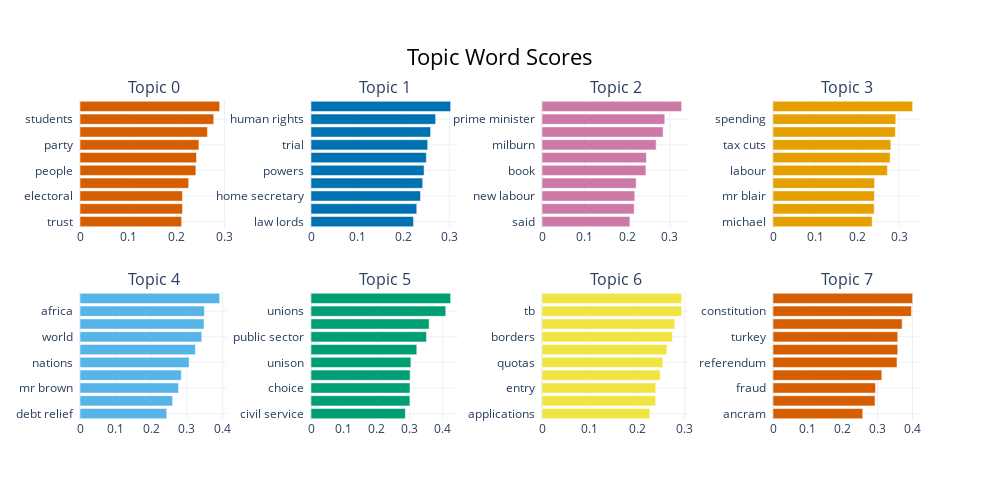

The code cell stored with this chart in its notebook:
### Code cell
# Visualise the topics and their keywords
topic_model.visualize_barchart(n_words=10)

### Figure 1 — Plotly figure (JSON) as saved in the notebook; plotly's stock layout.template omitted (floating-point values rounded to 4 significant figures)
{"data": [{"marker": {"color": "#D55E00"}, "orientation": "h", "type": "bar", "x": [0.211, 0.2127, 0.2127, 0.2256, 0.2405, 0.2418, 0.2468, 0.2644, 0.2776, 0.2899], "xaxis": "x", "y": ["trust  ", "young  ", "electoral  ", "tax  ", "people  ", "lib dems  ", "party  ", "education  ", "students  ", "kennedy  "], "yaxis": "y"}, {"marker": {"color": "#0072B2"}, "orientation": "h", "type": "bar", "x": [0.2222, 0.2293, 0.2374, 0.2421, 0.2452, 0.25, 0.253, 0.2593, 0.2702, 0.3027], "xaxis": "x2", "y": ["law lords  ", "prison  ", "home secretary  ", "said  ", "powers  ", "terror  ", "trial  ", "suspects  ", "human rights  ", "police  "], "yaxis": "y2"}, {"marker": {"color": "#CC79A7"}, "orientation": "h", "type": "bar", "x": [0.2063, 0.2163, 0.2178, 0.2209, 0.244, 0.245, 0.2679, 0.2843, 0.2882, 0.3278], "xaxis": "x3", "y": ["said  ", "peston  ", "new labour  ", "tony  ", "book  ", "chancellor  ", "milburn  ", "election  ", "prime minister  ", "mr blair  "], "yaxis": "y3"}, {"marker": {"color": "#E69F00"}, "orientation": "h", "type": "bar", "x": [0.2362, 0.2409, 0.2413, 0.2418, 0.2723, 0.2787, 0.2806, 0.2914, 0.2922, 0.3325], "xaxis": "x4", "y": ["michael  ", "fox  ", "mr blair  ", "public services  ", "labour  ", "election  ", "tax cuts  ", "party  ", "spending  ", "tory  "], "yaxis": "y4"}, {"marker": {"color": "#56B4E9"}, "orientation": "h", "type": "bar", "x": [0.2432, 0.2598, 0.2764, 0.284, 0.306, 0.3236, 0.3417, 0.3479, 0.349, 0.3917], "xaxis": "x5", "y": ["debt relief  ", "hiv aids  ", "mr brown  ", "tsunami  ", "nations  ", "poverty  ", "world  ", "g8  ", "africa  ", "aid  "], "yaxis": "y5"}, {"marker": {"color": "#009E73"}, "orientation": "h", "type": "bar", "x": [0.2866, 0.3004, 0.3007, 0.3009, 0.3034, 0.3214, 0.3508, 0.3588, 0.4093, 0.4242], "xaxis": "x6", "y": ["civil service  ", "jobs  ", "choice  ", "amicus  ", "unison  ", "strike  ", "public sector  ", "pensions  ", "unions  ", "workers  "], "yaxis": "y6"}, {"marker": {"color": "#F0E442"}, "orientation": "h", "type": "bar", "x": [0.2266, 0.2388, 0.2389, 0.2483, 0.2539, 0.2624, 0.2743, 0.279, 0.2932, 0.2934], "xaxis": "x7", "y": ["applications  ", "migration  ", "entry  ", "children  ", "quotas  ", "mr howard  ", "borders  ", "asylum seekers  ", "tb  ", "uk  "], "yaxis": "y7"}, {"marker": {"color": "#D55E00"}, "orientation": "h", "type": "bar", "x": [0.2572, 0.2924, 0.2938, 0.3118, 0.3554, 0.3575, 0.3575, 0.3701, 0.3967, 0.4003], "xaxis": "x8", "y": ["ancram  ", "foreign secretary  ", "fraud  ", "arms  ", "referendum  ", "embargo  ", "turkey  ", "china  ", "constitution  ", "straw  "], "yaxis": "y8"}], "layout": {"annotations": [{"font": {"size": 16}, "showarrow": false, "text": "Topic 0", "x": 0.0875, "xanchor": "center", "xref": "paper", "y": 1, "yanchor": "bottom", "yref": "paper"}, {"font": {"size": 16}, "showarrow": false, "text": "Topic 1", "x": 0.3625, "xanchor": "center", "xref": "paper", "y": 1, "yanchor": "bottom", "yref": "paper"}, {"font": {"size": 16}, "showarrow": false, "text": "Topic 2", "x": 0.6375, "xanchor": "center", "xref": "paper", "y": 1, "yanchor": "bottom", "yref": "paper"}, {"font": {"size": 16}, "showarrow": false, "text": "Topic 3", "x": 0.9125, "xanchor": "center", "xref": "paper", "y": 1, "yanchor": "bottom", "yref": "paper"}, {"font": {"size": 16}, "showarrow": false, "text": "Topic 4", "x": 0.0875, "xanchor": "center", "xref": "paper", "y": 0.4, "yanchor": "bottom", "yref": "paper"}, {"font": {"size": 16}, "showarrow": false, "text": "Topic 5", "x": 0.3625, "xanchor": "center", "xref": "paper", "y": 0.4, "yanchor": "bottom", "yref": "paper"}, {"font": {"size": 16}, "showarrow": false, "text": "Topic 6", "x": 0.6375, "xanchor": "center", "xref": "paper", "y": 0.4, "yanchor": "bottom", "yref": "paper"}, {"font": {"size": 16}, "showarrow": false, "text": "Topic 7", "x": 0.9125, "xanchor": "center", "xref": "paper", "y": 0.4, "yanchor": "bottom", "yref": "paper"}], "height": 500, "hoverlabel": {"bgcolor": "white", "font": {"family": "Rockwell", "size": 16}}, "showlegend": false, "title": {"font": {"color": "Black", "size": 22}, "text": "Topic Word Scores", "x": 0.5, "xanchor": "center", "yanchor": "top"}, "width": 1000, "xaxis": {"anchor": "y", "domain": [0, 0.175], "showgrid": true}, "xaxis2": {"anchor": "y2", "domain": [0.275, 0.45], "showgrid": true}, "xaxis3": {"anchor": "y3", "domain": [0.55, 0.725], "showgrid": true}, "xaxis4": {"anchor": "y4", "domain": [0.825, 1], "showgrid": true}, "xaxis5": {"anchor": "y5", "domain": [0, 0.175], "showgrid": true}, "xaxis6": {"anchor": "y6", "domain": [0.275, 0.45], "showgrid": true}, "xaxis7": {"anchor": "y7", "domain": [0.55, 0.725], "showgrid": true}, "xaxis8": {"anchor": "y8", "domain": [0.825, 1], "showgrid": true}, "yaxis": {"anchor": "x", "domain": [0.6, 1], "showgrid": true}, "yaxis2": {"anchor": "x2", "domain": [0.6, 1], "showgrid": true}, "yaxis3": {"anchor": "x3", "domain": [0.6, 1], "showgrid": true}, "yaxis4": {"anchor": "x4", "domain": [0.6, 1], "showgrid": true}, "yaxis5": {"anchor": "x5", "domain": [0, 0.4], "showgrid": true}, "yaxis6": {"anchor": "x6", "domain": [0, 0.4], "showgrid": true}, "yaxis7": {"anchor": "x7", "domain": [0, 0.4], "showgrid": true}, "yaxis8": {"anchor": "x8", "domain": [0, 0.4], "showgrid": true}}}
